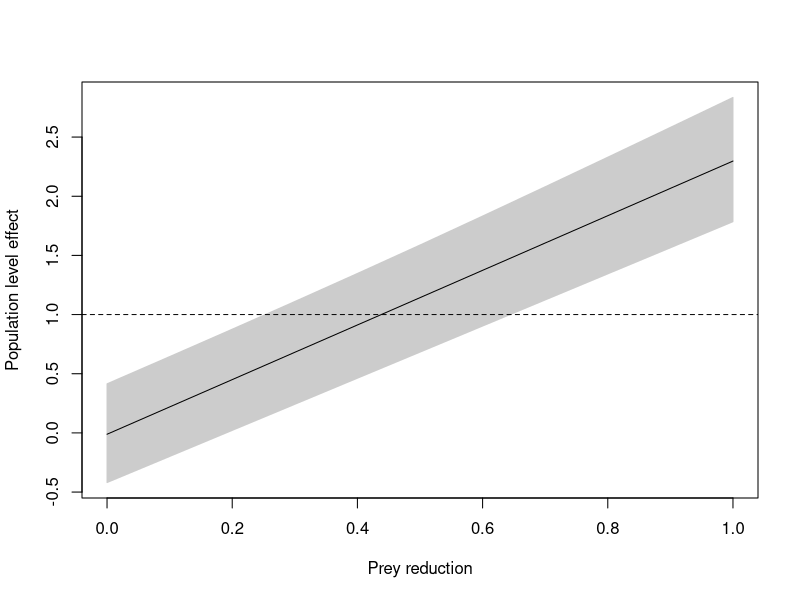

Here is the R script that generated this plot:
#Humpback whale population impact simulation
#Used in: Williams et al. "Gauging allowable harm limits to cumulative, sub-lethal 
# effects of human activities on wildlife populations"

#Author: Len Thomas

#All relevant driver code is at the bottom of the file, after the functions are defined.
#The function definitions are generic, but code has been modified to fit the humpback
# case study.

#Implementation note: makes extensive use of global variables to save passing 
# large structures into functions (since R does calling by value this would be
# very inefficient)

#----------------------------------------------------------------------------
# Function definitions
#----------------------------------------------------------------------------

do.sim<-function(){
#Purpose: runs the population dynamics simulation
# For each year, runs with and without prey reduction
#Inputs:
# Assumes global variables:
#  g.par -list of global parameters affecting the simulation
#  g.pop.M - array of numbers of males by age, year and simulation
#  g.pop.F - array of numbers of females by age, year and simultion
#  g.env - matrix of environment indices by year and simulation
#Outputs:
# Fills g.pop.M and g.pop.F with outcome of g.par$n.sims simulations

#Implementation note: In this simulation, the reference.year passed in to
# do.survival.and.ageing is always year 1.  Because of this, each "year"
# is effectively just a replicate -- you're always simulating forward from
# year 1 to year 2, n.years times
  
  for(sim in 1:g.par$n.sims){
    
    #simulate population sizes in year 1
    init.pop(sim,T)
    
    #simulate population sizes for the other years
    for(year in 2:g.par$n.years){
      #simulate forward from year 1 for no prey reduction pop
      do.survival.and.ageing(year,sim,reference.year=1)
      do.fecundity(year,sim)
      #simulate forward from year 1 for prey reduction pop
      do.survival.and.ageing(year,sim,reference.year=1,do.prey.red=T)
      do.fecundity(year,sim,do.prey.red=T)
    }
  }
  
}

#----------------------------------------------------------------------------

do.stableage.sim<-function(){
#Purpose: a version of the simulation to establish stable age structure
# for starting all the future simulations
#Inputs:
# Assumes global variables g.par, g.pop.M, g.pop.F and g.env
#Outputs:
# Fills g.pop.M and g.pop.F with outcome of g.par$n.sims simulations

#Implementation note: unlike the previous simulation, this time you simulate
# forward in time: year 1, year 2, year 3, etc -- this gives the population 
# time to reach its stable age structure, which is what you want to obtain
  
  for(sim in 1:g.par$n.sims){
    #simulate population sizes in year 1
    init.pop(sim,F)
    
    #simulate population sizes for the other years
    for(year in 2:g.par$n.years){
      #simulate forward one year
      do.survival.and.ageing(year,sim)
      do.fecundity(year,sim)
    }
  }
  
}

#----------------------------------------------------------------------------

init.pop<-function(sim,init.with.prey.red.pop){
#Purpose: initialize the population values in year 1 for simulation sim
# Requires g.par$stable.age.prop.M and .F
#Inputs: 
#  sim - simulation number
#  init.with.prey.red.pop - if T then sets g.pop.M.with.prey.red and g.pop.F.with.prey.red to be
#   the same as the no prey reduction population
#  Assumes same global vars as do.sim
#Outputs:
#  g.pop.M[,1,sim] and g.pop.F[,1,sim] have values in them
  
  #Initial number of females samples from a binomial
  n.females<-rbinom(1,g.par$init.pop,g.par$stable.age.proportion.females)
  n.males<-g.par$init.pop-n.females
  g.pop.M[1:g.par$n.ages,1,sim]<<-rmultinom(1,g.par$init.pop/2,g.par$stable.age.prop.M)
  g.pop.F[1:g.par$n.ages,1,sim]<<-rmultinom(1,g.par$init.pop/2,g.par$stable.age.prop.F)
  if(init.with.prey.red.pop){
    g.pop.M.with.prey.red[1:g.par$n.ages,1,sim]<<-g.pop.M[1:g.par$n.ages,1,sim]
    g.pop.F.with.prey.red[1:g.par$n.ages,1,sim]<<-g.pop.F[1:g.par$n.ages,1,sim]
  }
  
}

#----------------------------------------------------------------------------

do.survival.and.ageing<-function(year,sim,reference.year=year-1,do.prey.red=F){
#Purpose: simulates the process of getting one year older and surviving
# for all age classes of males and females in the specified year and simulation
# Note: prey.red can be between 0 and 1 -- the effect of this is to reduce
# the quality of the environment-- effectively
#  environment is env*(1-prey reduction)
#  Assumes same global vars as do.sim
#Inputs:
# year - year number (or replicate number if reference year is always 1)
# sim - sim number
# reference year - year to project forward from
# do.prey.red - if T then implement prey reduction
#Outputs:
# sets the global variables g.pop.M and g.pop.F for that year (or, if do.prey.red is T then
# sets g.pop.M.with.prey.red and g.pop.F.with.prey.red)

#Implementation note: prey reduction affects 1st year survival (i.e. calf to year 1)
# This info comes from Robbins (2007) PhD Thesis, Figure 4.6

#Implementation note: it's basically the same code twice, for males and
# females, which is not good programming practice -- done this way to
# increase code speed.  (Also could be subdivided into multiple functions...)
  
  #Work out the relevant survival vectors, given the environment, using linear
  # interpolation/extrapolation between the restricted and unrestricted survivals
  prey.red<-do.prey.red*g.par$prey.red
  surv.F<-g.par$F.surv.intercept+g.env[year,sim]*(1-prey.red)*g.par$F.surv.slope
  surv.M<-g.par$M.surv.intercept+g.env[year,sim]*(1-prey.red)*g.par$M.surv.slope
  #if you extrapolate, it's possible to get inadmissible values, so set to within range
  surv.F[surv.F>1]<-1;surv.F[surv.F<0]<-0
  surv.M[surv.M>1]<-1;surv.M[surv.M<0]<-0
  
  #Survival is a binomial process
  oldest.F<-g.pop.F[g.par$n.ages,reference.year,sim]
  oldest.M<-g.pop.M[g.par$n.ages,reference.year,sim]
  if(do.prey.red){
    #do those from ages 1-(n.ages-1)
    g.pop.F.with.prey.red[2:g.par$n.ages,year,sim]<<-rbinom(g.par$n.ages-1,g.pop.F[1:(g.par$n.ages-1),reference.year,sim],surv.F[-g.par$n.ages])
    g.pop.M.with.prey.red[2:g.par$n.ages,year,sim]<<-rbinom(g.par$n.ages-1,g.pop.M[1:(g.par$n.ages-1),reference.year,sim],surv.M[-g.par$n.ages])
    #do the last age group (those of n.ages)
    g.pop.F.with.prey.red[g.par$n.ages,year,sim]<<-g.pop.F.with.prey.red[g.par$n.ages,year,sim]+rbinom(1,oldest.F,surv.F[g.par$n.ages])
    g.pop.M.with.prey.red[g.par$n.ages,year,sim]<<-g.pop.M.with.prey.red[g.par$n.ages,year,sim]+rbinom(1,oldest.M,surv.F[g.par$n.ages])
  } else {
    #do those from ages 1-(n.ages-1)
    g.pop.F[2:g.par$n.ages,year,sim]<<-rbinom(g.par$n.ages-1,g.pop.F[1:(g.par$n.ages-1),reference.year,sim],surv.F[-g.par$n.ages])
    g.pop.M[2:g.par$n.ages,year,sim]<<-rbinom(g.par$n.ages-1,g.pop.M[1:(g.par$n.ages-1),reference.year,sim],surv.M[-g.par$n.ages])
    #do the last age group (those of n.ages)
    g.pop.F[g.par$n.ages,year,sim]<<-g.pop.F[g.par$n.ages,year,sim]+rbinom(1,oldest.F,surv.F[g.par$n.ages])
    g.pop.M[g.par$n.ages,year,sim]<<-g.pop.M[g.par$n.ages,year,sim]+rbinom(1,oldest.M,surv.F[g.par$n.ages])
  }
  
}
#----------------------------------------------------------------------------

do.fecundity<-function(year,sim,do.prey.red=F){
#Purpose: simulates the fecundity process
#  Assumes same global vars as do.sim
#Inputs: 
# year - year number (or replicate number if reference year is always 1)
# sim - sim number
# reference year - year to project forward from
# do.prey.red - if T then implement prey reduction
#Outputs:
# sets the global variables g.pop.M and g.pop.F for that year (or, if do.prey.red is T then
# sets g.pop.M.with.prey.red and g.pop.F.with.prey.red)

#Implementation note: no effect of prey reduction on fecundity in this case
# This info comes from Robbins (2007) PhD Thesis, Figure 4.6
  
  #Get environment-specific vector of calving probabilities
  prey.red<-do.prey.red*g.par$prey.red
  #Note - no effect of pred reduction on fecundity rate
  fecundity.rate<-p.calf(1:g.par$n.ages,g.env[year,sim])
  #Number of calves is a binomial random variable for each age class of females
  n.calves<-sum(rbinom(g.par$n.ages,g.pop.F[,year,sim],fecundity.rate))
  if(do.prey.red){
    #Assume expected sex ratio age 0.5 is 50:50, so number of females is Bernoulli(0.5)...
    g.pop.F.with.prey.red[1,year,sim]<<-rbinom(1,n.calves,0.5)
    #... and those not female are male
    g.pop.M.with.prey.red[1,year,sim]<<-n.calves-g.pop.F.with.prey.red[1,year,sim]
  } else {
    #Assume expected sex ratio age 0.5 is 50:50, so number of females is Bernoulli(0.5)
    g.pop.F[1,year,sim]<<-rbinom(1,n.calves,0.5)
    #... and those not female are male
    g.pop.M[1,year,sim]<<-n.calves-g.pop.F[1,year,sim]
  }  
  
}

#----------------------------------------------------------------------------

p.calf<-function(age,env){
#Purpose: Implements the fecundity schedule - in the case of humpbacks it is not
# dependent on the environment
# Assumes global var g.par with list elements $age.first.breed and $fecundity
#Inputs: age - age; env - environment value
#Outputs: probability of producing a calf
  
  #up to age 7 (i.e., 6 as first year is age 1), no breeding, thereafter a constant rate
  return(ifelse(age>=g.par$age.first.breed,g.par$fecundity,0))
}

#----------------------------------------------------------------------------

get.PBR<-function(N){
#Purpose: Returns Potential Biological Removal given N (can be a vector)
#Inputs:
# N population size (can be vector or matrix)
# Assumes g.par$PBR.C and $PBR.R.max have been defined
#outputs: 
# PBR value given inputs
  
  #Work out lognormal LCL given N CV and alpha
  LCL<-N/g.par$PBR.C
  
  return(LCL*0.5*g.par$PBR.R.max*g.par$PBR.f)
  
}

#----------------------------------------------------------------------------
# Driver code
#----------------------------------------------------------------------------

#Set simulation parameters
#-------------------------

g.par<-list(
  #number of age classes -- assume same for males and females, for simplicity
  n.ages=7,
  #number of time periods to simulate
  n.years=100,
  #number of simulations to do
  n.sims=50,
  #Good environment - value where unrestricted growth occurs. 
  #For humpbacks this is in terms of sand lance numbers in 1988
  env.good=3158,
  #Poor environment - value where restricted growth occurs
  #Sand lance numbers in 1990
  env.poor=19,
  #prey reduction metric - 0 is no prey reduction, 1 is total prey reduction
  #note that we are therefore extrapolating the environment
  prey.red=0.0,
  #Age at first breeding 
  age.first.breed=7, #Note this is 6 as first year (age 0) is denoted 1 here
  #fecundity
  fecundity=1/2.36,
  #Initial population size
  #must be an even number - half will be male and half female
  init.pop=1500,
  #Alpha level to use in calculating LCL for PBR calc
  PBR.alpha=0.4,
  #Rmax for use in calculting PBR
  PBR.R.max=0.04,
  #f (risk or recovery factor)
  PBR.f=0.5,
  #CV for use in calculating PBR
  PBR.CV.N=0.20,
  #Alpha level for prey reduction effect CI
  prey.red.alpha=0.05
)
#Put the PBR stuff together to calculate a C for use in working out the Lognormal
#LCL on N
PBR.var.ln.N<-log(1+g.par$PBR.CV.N^2)
g.par$PBR.C<-exp(qnorm(1-g.par$PBR.alpha/2) * sqrt(PBR.var.ln.N))

#Enter in the survival parameters
g.par$F.surv.restricted<-c(0.63,rep(0.96,6))
g.par$F.surv.unrestricted<-c(1.0,rep(0.96,6))
g.par$M.surv.restricted<-g.par$F.surv.restricted
g.par$M.surv.unrestricted<-g.par$F.surv.unrestricted

#Work out the intercept and slope for male survival and female survival as a function of environment, 
# assuming a linear relationship between survival and environment -- do
# it now to save working it out multiple times later
g.par$F.surv.slope<-(g.par$F.surv.unrestricted-g.par$F.surv.restricted)/(g.par$env.good-g.par$env.poor)
g.par$F.surv.intercept<-g.par$F.surv.restricted-g.par$F.surv.slope*g.par$env.poor
g.par$M.surv.slope<-(g.par$M.surv.unrestricted-g.par$M.surv.restricted)/(g.par$env.good-g.par$env.poor)
g.par$M.surv.intercept<-g.par$M.surv.restricted-g.par$M.surv.slope*g.par$env.poor


#Run initial simulations to get the stable age structure
#-------------------------------------------------------

#Temporarily store vars
n.years.bak<-g.par$n.years
n.sims.bak<-g.par$n.sims
g.par$n.years<-200
g.par$n.sims<-1

#Define a temporary stable age structure - same number in all categories
g.par$stable.age.prop.F<-rep(1/g.par$n.ages,g.par$n.ages)
g.par$stable.age.prop.M<-rep(1/g.par$n.ages,g.par$n.ages)
#Define a starting sex ratio - proportion of the population that is female
g.par$stable.age.proportion.females<-0.5
#Define structure to hold males and females for sim
g.pop.M<-g.pop.F<-array(0,c(g.par$n.ages,g.par$n.years,g.par$n.sims))
#Set environment to mean environment
g.env<-matrix(mean(c(g.par$env.good,g.par$env.poor)),g.par$n.years,g.par$n.sims)
#Run the simultion
do.stableage.sim()
#Store the stable age structure
g.par$stable.age.prop.F<-g.pop.F[,g.par$n.years,g.par$n.sims]/sum(g.pop.F[,g.par$n.years,g.par$n.sims])
g.par$stable.age.prop.M<-g.pop.M[,g.par$n.years,g.par$n.sims]/sum(g.pop.M[,g.par$n.years,g.par$n.sims])
#Restore settings
g.par$n.years<-n.years.bak; rm(n.years.bak)
g.par$n.sims<-n.sims.bak; rm(n.sims.bak)

#Run main simulation
#--------------------

#Define global structures that will be used through the simulation
#Arrays to hold males and females
#With and without prey reduction
g.pop.M<-g.pop.F<-array(0,c(g.par$n.ages,g.par$n.years,g.par$n.sims))
g.pop.M.with.prey.red<-g.pop.F.with.prey.red<-array(0,c(g.par$n.ages,g.par$n.years,g.par$n.sims))

#Environment - i.e., in this case Sand Lance
#sample values from from a uniform around the max and min
tmp<-g.par$n.years*g.par$n.sims
g.env<-matrix(runif(tmp,min=g.par$env.poor,max=g.par$env.good),g.par$n.years,g.par$n.sims)

prey.red.levels<-seq(0,1,by=0.1)
n.prey.red.levels<-length(prey.red.levels)
#store the prey reduction effect metric values and conf limits
prey.red.effect<-prey.red.effect.LCL<-prey.red.effect.UCL<-numeric(n.prey.red.levels)

for(i in 1:n.prey.red.levels){

  cat("Prey reduction",i,"\n")
  
  g.par$prey.red<-prey.red.levels[i]
  #Run the simulation
  do.sim()
  
  #Work out the number lost each year due to prey reduction
  #(discount the first year, as pops the same then)
  diff.pop.M<-g.pop.M[,-1,]-g.pop.M.with.prey.red[,-1,]
  diff.pop.F<-g.pop.F[,-1,]-g.pop.F.with.prey.red[,-1,]
  diff.pop<-diff.pop.M+diff.pop.F
  
  diff.pop.sumages<-apply(diff.pop,c(2,3),sum)
  #Here you have a matrix (years x sims)
  #Need to work out the PBR for each year (using g.pop.M)
  # and then can work out the prey reduction removal as a function of the PBR
  
  #work out total pop size, from year 2 onwards
  tot.pop<-apply(g.pop.M[,-1,],c(2,3),sum)+apply(g.pop.F[,-1,],c(2,3),sum)
  #... and so get the PBR
  PBR<-get.PBR(tot.pop)
  
  #Work out the difference in pop numbers due to prey reduction divided by the
  # potential biological removal
  diff.prop.pop<-diff.pop.sumages/PBR
  #work out mean
  mean.diff.prop.pop<-apply(diff.prop.pop,1,mean)
  
  #Plot, as a diagnostic tool - commented out in main simulation
  #plot(2:g.par$n.years,mean.diff.prop.pop,ylim=c(min(LCL.diff.prop.pop),max(UCL.diff.prop.pop)),type="l",main=paste("prey.red=",prey.red.levels[i],sep=""))
  #Can also work out CI and plot
  #LCL.diff.prop.pop<-apply(diff.prop.pop,1,quantile,0.025)
  #UCL.diff.prop.pop<-apply(diff.prop.pop,1,quantile,0.975)
  #lines(2:g.par$n.years,LCL.diff.prop.pop,lty=2)
  #lines(2:g.par$n.years,UCL.diff.prop.pop,lty=2)
  
  prey.red.effect[i]<-mean(mean.diff.prop.pop)
  prey.red.effect.LCL[i]<-quantile(mean.diff.prop.pop,g.par$prey.red.alpha/2)
  prey.red.effect.UCL[i]<-quantile(mean.diff.prop.pop,1-g.par$prey.red.alpha/2)

}

#Display results
#---------------

#Smooth the results to create a nicer plot, and enable estimation of intermediate points
library(mgcv)
prey.red.effect.smooth<-gam(prey.red.effect~s(prey.red.levels))
prey.red.effect.LCL.smooth<-gam(prey.red.effect.LCL~s(prey.red.levels))
prey.red.effect.UCL.smooth<-gam(prey.red.effect.UCL~s(prey.red.levels))

#plot
old.par<-par(no.readonly=T)
pdf(file="humpback.pdf",width=7,height=5)
plot.range<-range(c(predict(prey.red.effect.smooth),predict(prey.red.effect.LCL.smooth),
                    predict(prey.red.effect.UCL.smooth)))

plot(prey.red.levels,predict(prey.red.effect.smooth),type="n",ylim=plot.range,ylab="Population level effect",xlab="Prey reduction")
polygon(c(prey.red.levels,rev(prey.red.levels)),
        c(predict(prey.red.effect.LCL.smooth),rev(predict(prey.red.effect.UCL.smooth))),
        col=grey(0.8),border=grey(0.8))
lines(prey.red.levels,predict(prey.red.effect.smooth))
abline(h=1,lty=2)

#put graphics params back
par(old.par)
dev.off()

